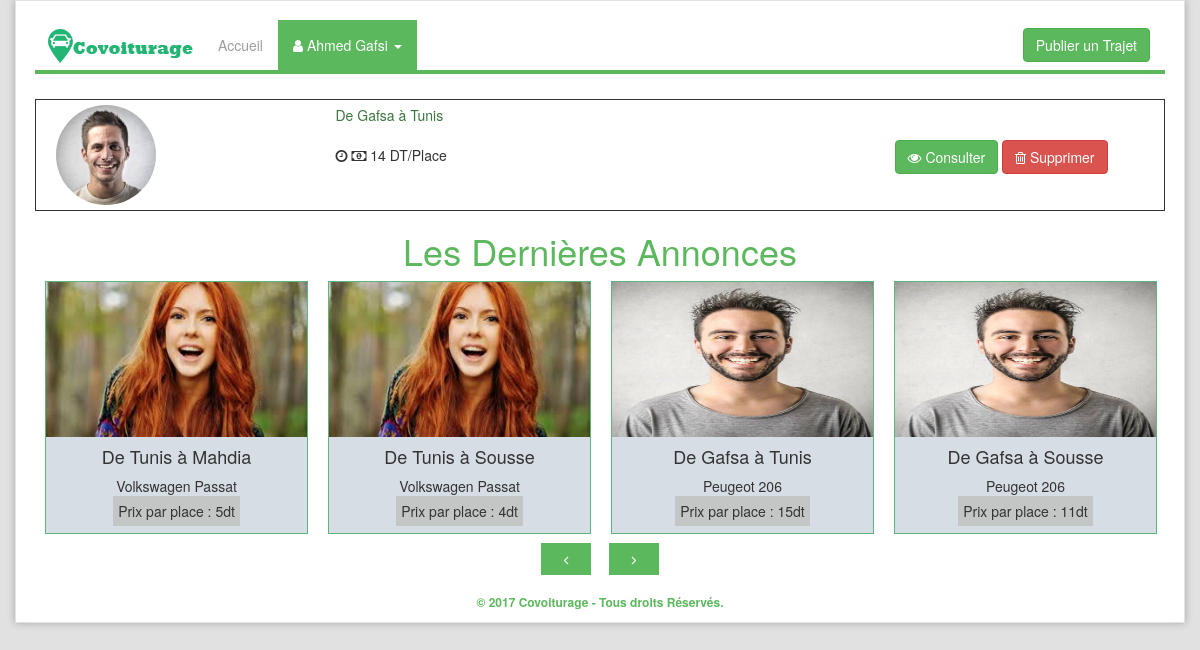
The page /mes_annonces.php (signed in) on the database as committed earlier.
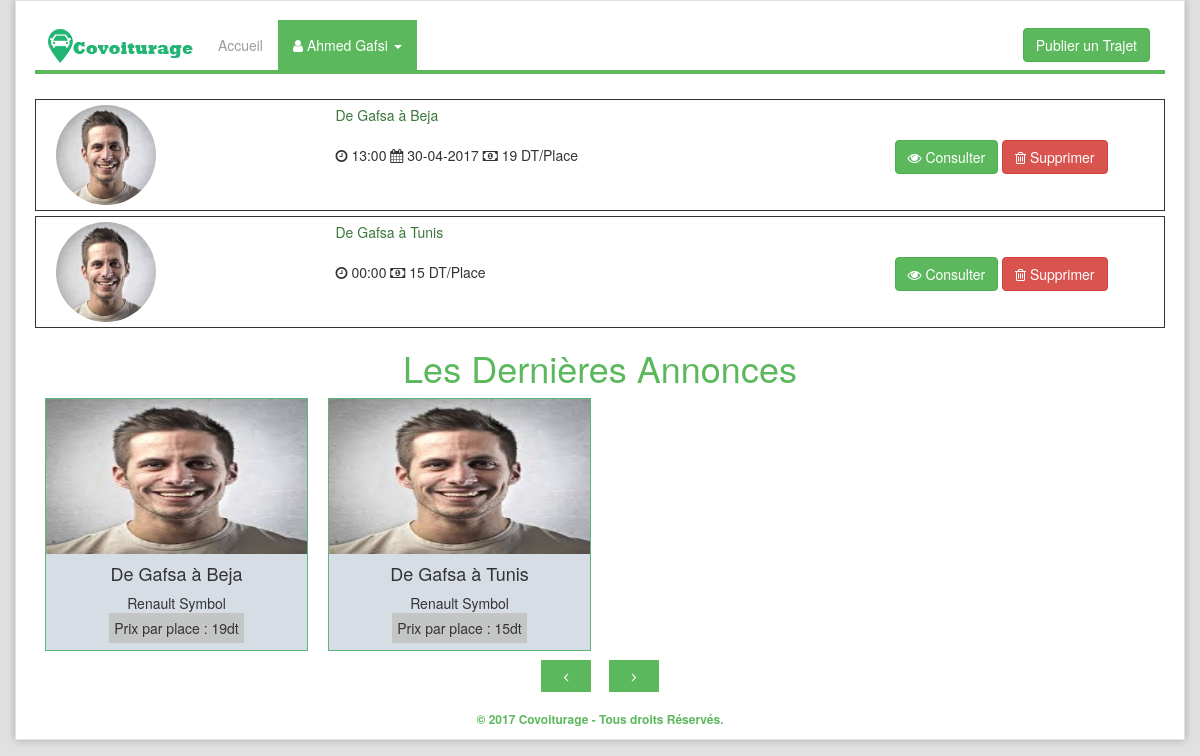
The same page on the database as committed later.
### tables this page shows
CREATE TABLE `trajets` (
  `idtrajet` int(11) NOT NULL,
  `vehicleid` int(11) NOT NULL,
  `userid` int(11) NOT NULL,
  `depart` varchar(250) NOT NULL,
  `arriver` varchar(250) NOT NULL,
  `places` varchar(250) NOT NULL,
  `date_t` date NOT NULL DEFAULT '0000-00-00',
  `time_t` varchar(250) NOT NULL,
  `aller_retour` varchar(250) NOT NULL,
  `trajet` varchar(250) NOT NULL,
  `price` varchar(250) NOT NULL
);

CREATE TABLE `users` (
  `userid` int(11) NOT NULL,
  `fname` varchar(250) NOT NULL,
  `lname` varchar(250) NOT NULL,
  `birthdate` date NOT NULL,
  `gender` varchar(250) NOT NULL,
  `email` varchar(250) NOT NULL,
  `password` varchar(250) NOT NULL,
  `avatar` text NOT NULL,
  `register_date` datetime NOT NULL,
  `date_login` date DEFAULT '0000-00-00',
  `profession` varchar(250) NOT NULL DEFAULT 'Non Précisé',
  `tabac` varchar(250) NOT NULL DEFAULT 'Non Précisé',
  `tel` varchar(50) NOT NULL
);

CREATE TABLE `vehicles` (
  `vehicleid` int(11) NOT NULL,
  `userid` int(11) NOT NULL,
  `mark` varchar(250) NOT NULL,
  `color` varchar(250) NOT NULL,
  `air_cond` varchar(250) NOT NULL
);

### inc/Database.php (called while the page is built, shortened)
<?php
class Database
{
    private $pdo;
    private function Connect()
    {
        $this->settings = parse_ini_file("settings.ini.php");
        $dsn = 'mysql:dbname=' . $this->settings["dbname"] . ';host=' . $this->settings["host"] . '';
        try {
            $this->pdo = new PDO($dsn, $this->settings["user"], $this->settings["password"]);
        } catch (PDOException $e) {
            echo $e->getMessage();
            die();
        }
    }
    public function GetUsersAnnonces($userid){
        $query = $this->pdo->prepare("SELECT t.*,v.*,u.* FROM trajets t, vehicles v,users u WHERE t.userid = v.userid AND v.userid='$userid' AND u.userid='$userid' ORDER BY t.idtrajet DESC");
        $query->execute();
        $count = $query->rowCount();
        if ($count == 0){
            return 0;
        }else{
            return $query->fetchAll();
        }
    }
    public function GetAnnonces(){
        $query = $this->pdo->prepare("SELECT t.*, u.avatar, v.* FROM trajets t, users u, vehicles v WHERE  t.userid=u.userid AND t.vehicleid=v.vehicleid ORDER BY t.idtrajet DESC");
        $query->execute();
        return $query->fetchAll();
    }
}

### mes_annonces.php (the view, shortened to what the changed rows need)
<?php
require 'inc/Database.php';
$db = new Database();
$annonces     = $db->GetUsersAnnonces($_SESSION['userid']);
$listannonces = $db->GetAnnonces();
?>
<!DOCTYPE html>
<html>
<head>
    <link rel="stylesheet" type="text/css" href="css/style.css">
</head>
<body>
<div id="wrapper" class="container well">
    <div class="row">
        <div class="col-md-12">
            <?php
            if ($annonces == 0){?>
                <div class="text-center">
                    <h1 class="main-heading">Mes Annonces</h1>
                </div>
                <div class="text-center">
                    <h1 class="main-heading" style="color:red;">
                        Vous n'avez pas d'annonces en ligne.</h1>
                </div>
            <?php }else{
                foreach ($annonces as $annonce){
                    if ($annonce['date_t']!='0000-00-00'){
                        $date = ' <i class="fa fa-calendar"></i> '.date('d-m-Y',strtotime($annonce['date_t']));
                    }else{
                        $date = '';
                    }
                ?>
                    <div class="col-md-12 annonce record">
                        <div class="col-md-3">
                            <div class="profile-pic">
                                <img src="img/<?=$annonce['avatar'];?>" class="profile-pic img-circle" />
                            </div>
                        </div>
                        <div class="col-md-6">
                            <a style="color:#3c763d;" href="Detail-Annonce-<?=$annonce['idtrajet'];?>">De <?=$annonce['depart'];?> à <?=$annonce['arriver'];?></a><br><br>
                            <i class="fa fa-clock-o"></i> <?=$annonce['time_t'];?><?=$date;?> <i class="fa fa-money"></i> <?=$annonce['price'];?> DT/Place
                        </div>
                        <div class="col-md-3">
                            <a href="Detail-Annonce-<?=$annonce['idtrajet'];?>" class="btn btn-success ann"><i class="fa fa-eye"></i> Consulter</a>
                            <button data-id="<?=$annonce['idtrajet'];?>" class="delete btn btn-danger ann"><i class="fa fa-trash-o"></i> Supprimer</button>
                        </div>
                    </div>
            <?php } } ?>
        </div>
        <div class="col-md-12 text-center">
            <h1 class="main-heading">Les Dernières Annonces</h1>
        </div>
        <div class="col-md-12">
            <div id="acts" class="owl-carousel owl-theme">
                <?php foreach ($listannonces as $a){ ?>
                    <div class="item act-content">
                        <a href="Detail-Annonce-<?=$a['idtrajet'];?>">
                            <div class="im-container">
                                <img class="img-responsive" src="img/<?=$a['avatar'];?>" alt="">
                            </div>
                            <div class="text-center holder">
                                <h4>De <?=$a['depart'];?> à <?=$a['arriver'];?></h4>
                                <span class="tag col-md-12"><?=$a['mark'];?></span>
                                <span class="price">Prix par place : <?=$a['price'];?>dt</span>
                            </div>
                        </a>
                    </div>
                <?php } ?>
            </div>
        </div>
    </div>
</div>
</body>
</html>

Rows that differ between the two databases and show on the page:
removed trajets: userid.avatar (picture), depart "Gafsa", arriver "Tunis", price "14"
removed trajets: userid.avatar (picture), depart "Tunis", arriver "Mahdia", vehicleid.mark "Volkswagen Passat", price "5", shown under "Les Dernières Annonces"
removed trajets: userid.avatar (picture), depart "Tunis", arriver "Sousse", vehicleid.mark "Volkswagen Passat", price "4", shown under "Les Dernières Annonces"
removed trajets: userid.avatar (picture), depart "Gafsa", arriver "Tunis", vehicleid.mark "Peugeot 206", price "15", shown under "Les Dernières Annonces"
removed trajets: userid.avatar (picture), depart "Gafsa", arriver "Sousse", vehicleid.mark "Peugeot 206", price "11", shown under "Les Dernières Annonces"
added trajets: userid.avatar (picture), depart "Gafsa", arriver "Beja", time_t "13:00", date_t "30-04-2017", price "19", vehicleid.mark "Renault Symbol"
added trajets: userid.avatar (picture), depart "Gafsa", arriver "Tunis", time_t "00:00", price "15", vehicleid.mark "Renault Symbol"
